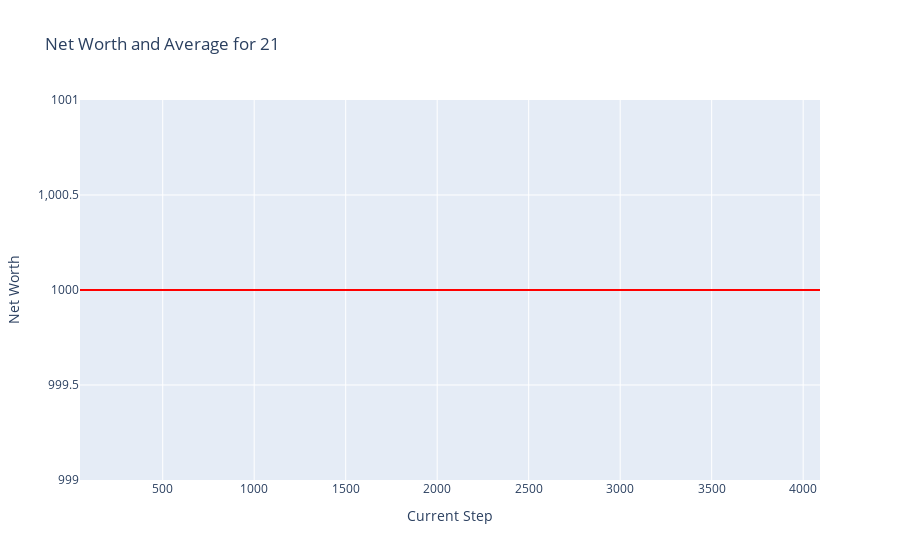
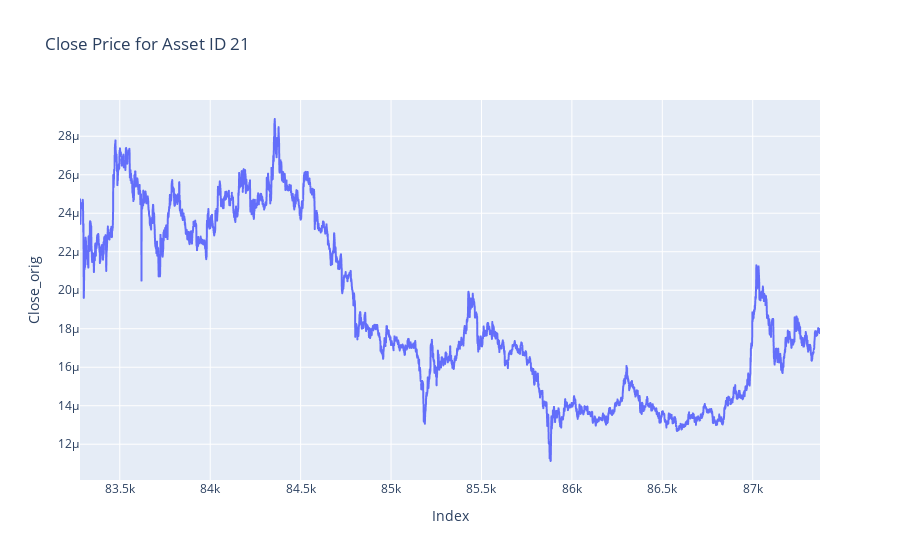

Notebook code for these charts, in order:
### Markdown cell above
## Plots

### Code cell
token = 21
plot_token_data(df = test_hist_df, token = token)
plot_close_by_asset(df= test_df, asset_id= token)

### Figure 1 — Plotly figure (JSON) as saved in the notebook; plotly's stock layout.template omitted (floating-point values rounded to 4 significant figures; data arrays with more than 128 entries replaced by an {"elided": "..."} marker saying what was removed)
{"data": [{"mode": "lines", "name": "Net Worth", "type": "scatter", "x": {"elided": "4045 int values"}, "y": {"elided": "4045 int values"}}], "layout": {"shapes": [{"line": {"color": "green"}, "name": "Net Worth = 1000", "type": "line", "x0": 0, "x1": 1, "xref": "x domain", "y0": 1000, "y1": 1000, "yref": "y"}, {"line": {"color": "red"}, "name": "Average Net Worth = 1000.00", "type": "line", "x0": 0, "x1": 1, "xref": "x domain", "y0": 1000, "y1": 1000, "yref": "y"}], "title": {"text": "Net Worth and Average for 21"}, "xaxis": {"title": {"text": "Current Step"}}, "yaxis": {"title": {"text": "Net Worth"}}}}

### Figure 2 — Plotly figure (JSON) as saved in the notebook; plotly's stock layout.template omitted (floating-point values rounded to 4 significant figures; data arrays with more than 128 entries replaced by an {"elided": "..."} marker saying what was removed)
{"data": [{"hovertemplate": "Index=%{x}<br>Close_orig=%{y}<extra></extra>", "legendgroup": "", "line": {"color": "#636efa", "dash": "solid"}, "marker": {"symbol": "circle"}, "mode": "lines", "name": "", "showlegend": false, "type": "scattergl", "x": {"elided": "4093 int values"}, "xaxis": "x", "y": {"elided": "4093 float values"}, "yaxis": "y"}], "layout": {"legend": {"tracegroupgap": 0}, "title": {"text": "Close Price for Asset ID 21"}, "xaxis": {"anchor": "y", "domain": [0, 1], "title": {"text": "Index"}}, "yaxis": {"anchor": "x", "domain": [0, 1], "title": {"text": "Close_orig"}}}}
